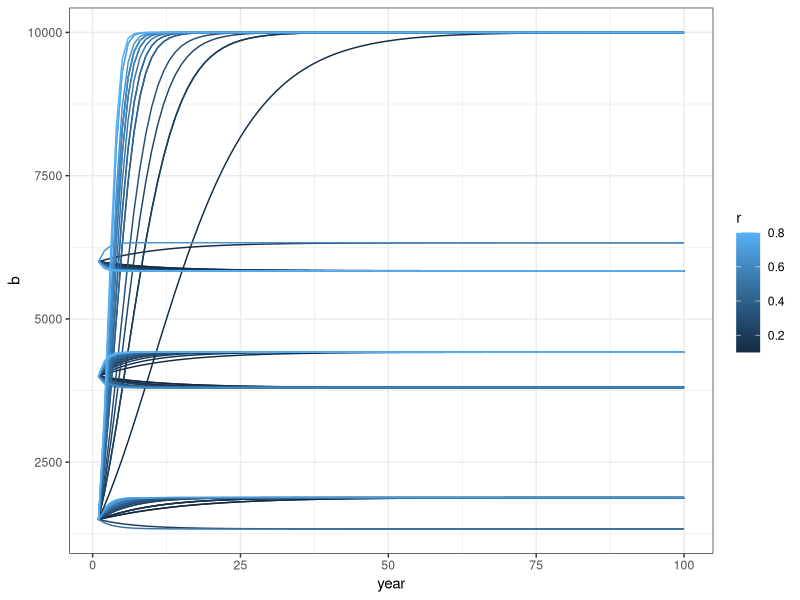

Reproduce this figure in R. (Note: this script raises an error after producing the figure.)
## ---- chunk 1
knitr::opts_chunk$set(echo = TRUE)
## ---- chunk 2
#load packages and read in data 

library(tidyverse)

norep_noclim_df <- read_csv("norep_noclim.csv")

#alter dataset slightly, may be unnecessary, but we shall see 
nr_nc_df <- norep_noclim_df %>%
   mutate(parameters = paste0(paste0(paste0(paste0(paste0("r=", r), ", f="), f), ", err="), f_ratio_err)) %>% 
  group_by(id)

nr_nc_plot <- ggplot(nr_nc_df, aes(x = year, y = b, group = id)) +
  geom_line(aes(color = r)) +
  theme_bw()

nr_nc_plot

## ---- chunk 3
norep_clim_df <- read_csv("norep_clim.csv")

#alter dataset slightly, may be unnecessary, but we shall see 
nr_c_df <- norep_clim_df %>%
   mutate(parameters = paste0(paste0(paste0(paste0(paste0("r=", r), ", f="), f), ", err="), f_ratio_err)) %>% 
  group_by(id)

nr_c_plot <- ggplot(nr_c_df, aes(x = year, y = b, group = id)) +
  geom_line(aes(color = r)) +
  theme_bw()

nr_c_plot
## ---- chunk 4
rep10_clim_df <- read_csv("rep10_clim.csv")

#alter dataset slightly, may be unnecessary, but we shall see 
r10_c_df <- rep10_clim_df %>%
   mutate(parameters = paste0(paste0(paste0(paste0(paste0("r=", r), ", f="), f), ", err="), f_ratio_err)) %>% 
  group_by(id)

r10_c_plot <- ggplot(r10_c_df, aes(x = year, y = b, group = id)) +
  geom_line(aes(color = r)) +
  theme_bw() 

r10_c_plot
